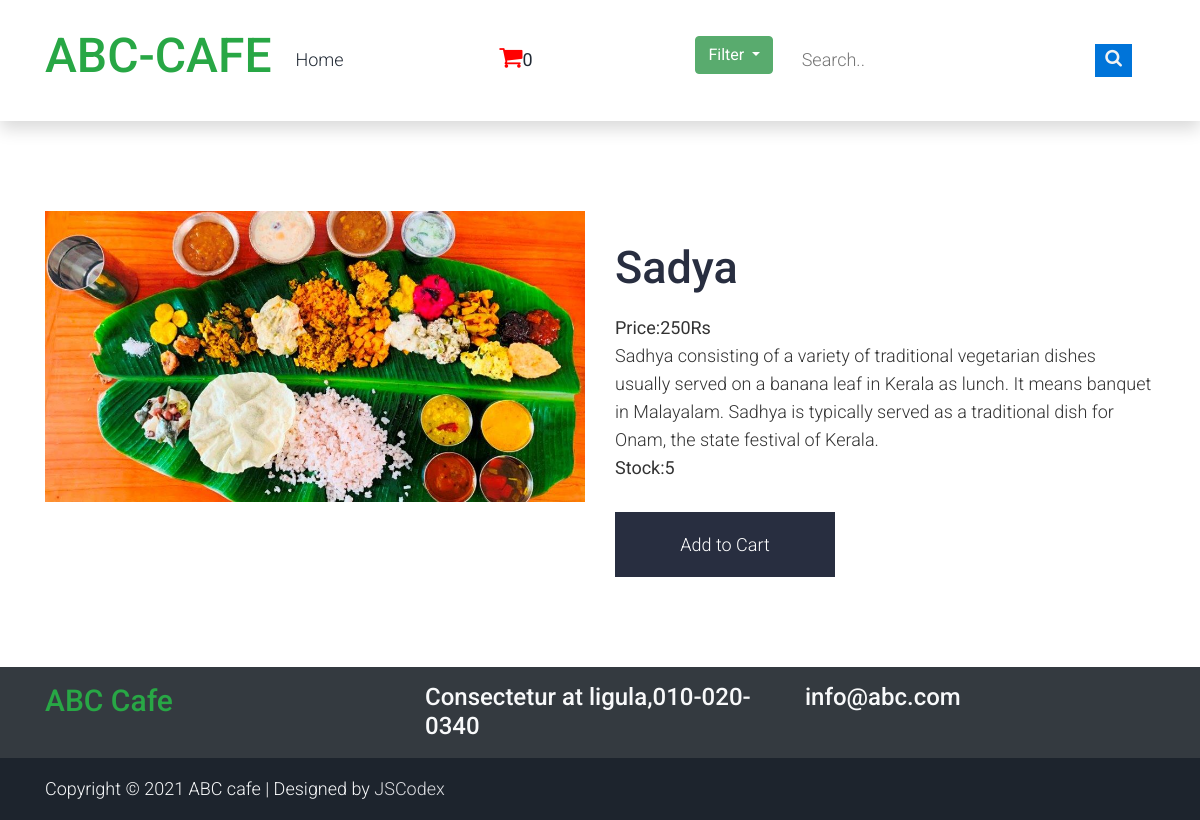
Page /vegitables/sadya (signed in) on the committed database.
### shop/models.py (models this page shows, shortened)
class products(models.Model):
    name = models.CharField(max_length=250, unique=True)
    slug = models.SlugField(max_length=250, unique=True)
    img= models.ImageField(upload_to='product')
    desc=models.TextField()
    stock = models.IntegerField()
    available = models.BooleanField()
    price = models.IntegerField()
    category = models.ForeignKey(categ, on_delete=models.CASCADE)

### shop/views.py (the view)
# urls.py: path('<slug:c_slug>/<slug:prod_slug>',views.productDetails,name='details'),
def productDetails(request,c_slug,prod_slug):
    try:
        prod=products.objects.get(category__slug=c_slug,slug=prod_slug)
    except Exception as e:
        raise e
    return render(request,'item.html',{'pr':prod})

### cart/context_processor.py (called while the page is built)
def count(request):
    item_count=0;
    if 'admin' in request.path:
        return {}
    else:
        try:
            ct=cartlist.objects.filter(cart_id=c_id(request))
            cti=item.objects.all().filter(cart=ct[:1])
            for c in cti:
                 item_count+=c.quant
        except cartlist.DoesNotExist:
            item_count=0
        return dict(itc=item_count)

### cart/views.py (called while the page is built)
def c_id(request):
    ct_id=request.session.session_key
    if not ct_id:
        ct_id=request.session_create()
    return ct_id

### templates/item.html (shortened to what this page needs)
{% extends 'base.html' %}
{% load static %}
{% block content%}
<!DOCTYPE html>
<html lang="en">
<head>
    <link rel="stylesheet" href="{% static 'pr/css/bootstrap.min.css' %}">
    <link rel="stylesheet" href="{% static 'pr/css/style.css' %}">
    <link rel="stylesheet" href="{% static 'pr/css/responsive.css' %}">
    <link rel="stylesheet" href="{% static 'pr/css/jquery.mCustomScrollbar.min.cs' %}">
</head>
<body class="main-layout">
    <div id="about" class="about layout_padding">
        <div class="container">
            <div class="row">
                <div class="col-md-6">
                    <img class="img-responsive" src="{{pr.img.url}}" alt="#" />
                </div>
                <div class="col-md-6">
                    <div class="heading margin_top_30">
                        <h2>{{pr.name}}</h2>
                    </div>
                    <div class="full margin_top_20">
                        <p><strong>Price:{{pr.price}}Rs</strong><br>
                        {{pr.desc}}</p>
                        <p><strong>Stock:{{pr.stock}}</strong></p>
                    </div>
                    <div class="full margin_top_30">
                        <a class="main_bt" href="{% url 'addcart' pr.id %}">Add to Cart</a>
                    </div>
                </div>
            </div>
        </div>
    </div>
</body>
</html>
{% endblock %}

### static/hm/css/templatemo.css (style rules this page uses)
body, ul, li, p, a, label, input, div { font-family: 'Roboto', sans-serif; font-size: 18px !important; font-weight: 300 !important; }

### static/pr/css/style.css (style rules this page uses)
* { box-sizing: border-box !important; }
::placeholder { opacity: 1 !important; }
html { scroll-behavior: smooth; }
body { color: #666666; font-size: 14px; font-family: 'poppins', sans-serif; line-height: 1.80857; font-weight: normal; overflow-x: hidden; }
a { color: #1f1f1f; text-decoration: none !important; outline: none !important; -webkit-transition: all .3s ease-in-out; -moz-transition: all .3s ease-in-out; -ms-transition: all .3s ease-in-out; -o-transition: all .3s ease-in-out; transition: all .3s ease-in-out; }
h1, h2, h3, h4, h5, h6 { letter-spacing: 0; font-weight: normal; position: relative; padding: 0 0 10px 0; font-weight: normal; line-height: normal; color: #111111; margin: 0 }
h2 { font-size: 22px }
*, *::after, *::before { -webkit-box-sizing: border-box; -moz-box-sizing: border-box; box-sizing: border-box; }
p { margin: 0px; font-weight: 300; font-size: 17px; line-height: 28px; color: #333; }
a { color: #222222; text-decoration: none; outline: none !important; }
a, .btn { text-decoration: none !important; outline: none !important; -webkit-transition: all .3s ease-in-out; -moz-transition: all .3s ease-in-out; -ms-transition: all .3s ease-in-out; -o-transition: all .3s ease-in-out; transition: all .3s ease-in-out; }
.img-responsive { max-width: 100%; height: auto; }
.full { float: left; width: 100%; }
.layout_padding { padding-top: 90px; padding-bottom: 90px; }
.margin_top_30 { margin-top: 30px !important; }
.margin_top_20 { margin-top: 20px !important; }
.full { width: 100%; float: left; margin: 0; padding: 0; }
.main_bt { background: #282e40; color: #fff; padding: 0; float: left; font-size: 20px; font-weight: 300; border-radius: 0; margin-right: 0; width: 220px; height: 65px; text-align: center; line-height: 65px; }
.img-responsive { max-width: 100%; }
.heading h2 { padding: 0; font-size: 45px; font-weight: 500; text-align: left; color: #282e40; }
.container { position: relative; z-index: 99; }

### rows in the picture
products: img (picture), name "Sadya", price "250", desc "Sadhya consisting of a variety of traditional vegetarian dishes usually served on a banana leaf in Kerala as lunch. It means banquet in Malayalam. Sadhya is typically served as a traditional dish for Onam, the state festival of Kerala.", stock "5"

### other values in the picture
{{ itc }} "0"
